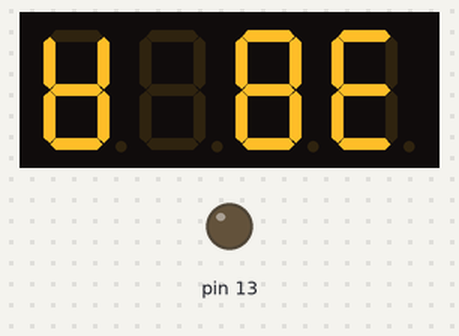
Bench run of a sketch on a simulated Arduino Uno, built with avr-gcc and run on an emulated ATmega328P. On the bench: 4-digit seven-segment display, output pins drawn as LEDs (lit = HIGH). Wiring (inferred from the names in the program): 4-digit 7-segment display, segments lit when LOW: segments A1, pin 3, pin 4, pin 5, A0, pin 7, pin 8; digit selects pin 11, pin 10, pin 9, pin 6. The segment pins are drawn as the display they are named for; pins used as bus, display or sensor lines are not drawn.

Above: at 0.21 s.
At 5.0 s:
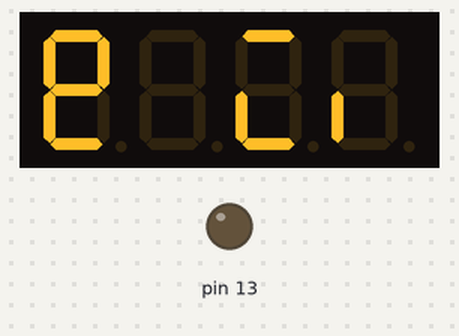
At 10.0 s:
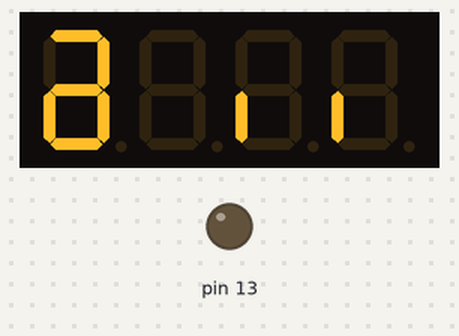
At 20.0 s:
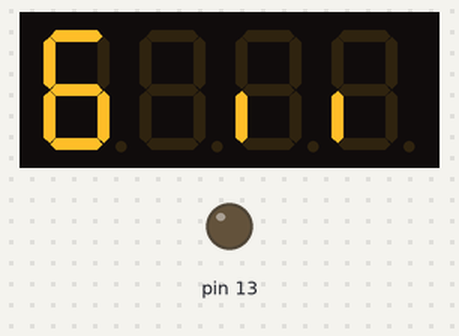
At 29.2 s:
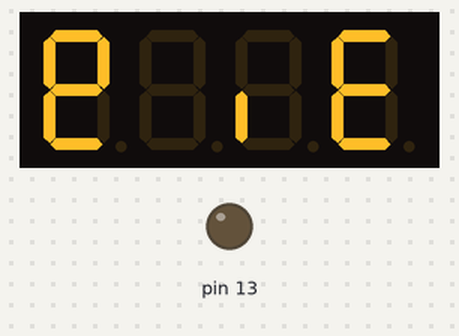
At 39.2 s:
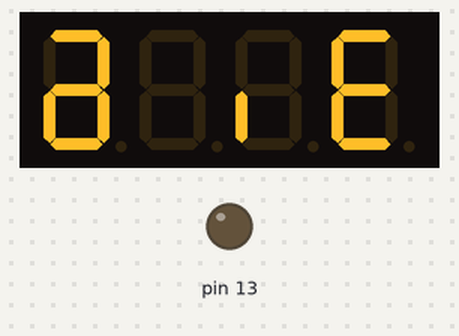

The sketch:

FourDigit.ino
```cpp
/*
05-08-2013
4 digit 7 segment type: LF0565SRWK, Common negative
Details about 4 digit 7 segment:
http://myyp090082.myyp.com.tw/ec99/myyp090082/GoodsDescr.asp?category_id=41&parent_id=0&prod_id=2122
Modified the code a little bit from:
http://www.hobbytronics.co.uk/arduino-4digit-7segment

*/

/*
 6-13-2011
 Spark Fun Electronics 2011
 Nathan Seidle

 This code is public domain but you buy me a beer if you use this and we meet
 someday (Beerware license).

 4 digit 7 segment display:
 http://www.sparkfun.com/products/9483
 Datasheet:
 http://www.sparkfun.com/datasheets/Components/LED/7-Segment/YSD-439AR6B-35.pdf

 This is an example of how to drive a 7 segment LED display from an ATmega
 without the use of current limiting resistors. This technique is very common
 but requires some knowledge of electronics - you do run the risk of dumping
 too much current through the segments and burning out parts of the display.
 If you use the stock code you should be ok, but be careful editing the
 brightness values.

 This code should work with all colors (red, blue, yellow, green) but the
 brightness will vary from one color to the next because the forward voltage
 drop of each color is different. This code was written and calibrated for the
 red color.

 This code will work with most Arduinos but you may want to re-route some of
 the pins.

 7 segments
 4 digits
 1 colon
 =
 12 pins required for full control

 */

int digit1 = 11; //PWM Display pin 1
int digit2 = 10; //PWM Display pin 2
int digit3 = 9; //PWM Display pin 6
int digit4 = 6; //PWM Display pin 8

//Pin mapping from Arduino to the ATmega DIP28 if you need it
//http://www.arduino.cc/en/Hacking/PinMapping
int segA = A1; //Display pin 14
int segB = 3; //Display pin 16
int segC = 4; //Display pin 13
int segD = 5; //Display pin 3
int segE = A0; //Display pin 5
int segF = 7; //Display pin 11
int segG = 8; //Display pin 15

void setup() {
  pinMode(segA, OUTPUT);
  pinMode(segB, OUTPUT);
  pinMode(segC, OUTPUT);
  pinMode(segD, OUTPUT);
  pinMode(segE, OUTPUT);
  pinMode(segF, OUTPUT);
  pinMode(segG, OUTPUT);

  pinMode(digit1, OUTPUT);
  pinMode(digit2, OUTPUT);
  pinMode(digit3, OUTPUT);
  pinMode(digit4, OUTPUT);

  pinMode(13, OUTPUT);
}

void loop() {

  //long startTime = millis();

  displayNumber(millis()/100);
  /*
  digitalWrite(digit1, HIGH);
  digitalWrite(digit2, HIGH);
  digitalWrite(digit3, HIGH);
  digitalWrite(digit4, HIGH);

  digitalWrite(digit4, LOW);

  lightNumber(7);
  */
  //while( (millis() - startTime) < 2000) {
  //displayNumber(1217);
  //}
  //delay(1000);
}

//Given a number, we display 10:22
//After running through the 4 numbers, the display is left turned off

//Display brightness
//Each digit is on for a certain amount of microseconds
//Then it is off until we have reached a total of 20ms for the function call
//Let's assume each digit is on for 1000us
//Each digit is on for 1ms, there are 4 digits, so the display is off for 16ms.
//That's a ratio of 1ms to 16ms or 6.25% on time (PWM).
//Let's define a variable called brightness that varies from:
//5000 blindingly bright (15.7mA current draw per digit)
//2000 shockingly bright (11.4mA current draw per digit)
//1000 pretty bright (5.9mA)
//500 normal (3mA)
//200 dim but readable (1.4mA)
//50 dim but readable (0.56mA)
//5 dim but readable (0.31mA)
//1 dim but readable in dark (0.28mA)

void displayNumber(int toDisplay) {
#define DISPLAY_BRIGHTNESS  500

#define DIGIT_ON  LOW
#define DIGIT_OFF  HIGH

#define NUM_LED_DIGITS 4 // this is the physical number of 7-segment LEDs

#define NUM_DIGITS 2 // this is the number of digits we want to display before resetting
                     // should be a number between 1 and NUM_LED_DIGITS

  long beginTime = millis();

  int digits[5];
  int toDisplayOriginal = toDisplay;

  // identify digits
  for (int digit = NUM_DIGITS ; digit > 0 ; digit--) {
    digits[digit] = toDisplay % 10;
    toDisplay /= 10;
  }

  // don't display initial 0 values by checking digits, starting with the most significant one
  for (int digit = 1 ; digit <= NUM_DIGITS ; digit++) {
    if (digits[digit] == 0) {
      digits[digit] = 10; // an initial 0 should not be displayed, so replace 0 with "don't display" value
    } else {
      break; // we have a non-zero value, so this digit and any further digits should be displayed, so we stop checking
    }
  }

  for (int digit = NUM_DIGITS ; digit > 0 ; digit--) {

    //Turn on a digit for a short amount of time
    switch(digit + (NUM_LED_DIGITS - NUM_DIGITS)) {
    case 1:
      digitalWrite(digit1, DIGIT_ON);
      break;
    case 2:
      digitalWrite(digit2, DIGIT_ON);
      break;
    case 3:
      digitalWrite(digit3, DIGIT_ON);
      break;
    case 4:
      digitalWrite(digit4, DIGIT_ON);
      break;
    }

    //Turn on the right segments for this digit
    lightNumber(digits[digit]);

    delayMicroseconds(DISPLAY_BRIGHTNESS);
    //Display digit for fraction of a second (1us to 5000us, 500 is pretty good)

    //Turn off all segments
    lightNumber(10);

    //Turn off all digits
    digitalWrite(digit1, DIGIT_OFF);
    digitalWrite(digit2, DIGIT_OFF);
    digitalWrite(digit3, DIGIT_OFF);
    digitalWrite(digit4, DIGIT_OFF);
  }

  // add a little animation if one of the LEDs is not used

#define ANIMATION_SLOWNESS 2

  if (NUM_DIGITS < NUM_LED_DIGITS) {
    // use first, unused LED for something else
    digitalWrite(digit1, DIGIT_ON);
    lightSegment(toDisplayOriginal/ANIMATION_SLOWNESS % 14);
    delayMicroseconds(DISPLAY_BRIGHTNESS);
    digitalWrite(digit1, DIGIT_OFF);
  }


  while( (millis() - beginTime) < 10) ;
  //Wait for 20ms to pass before we paint the display again
}

#define SEGMENT_ON  HIGH//LOW
#define SEGMENT_OFF LOW//HIGH

//Given a number, turns on those segments
//If number == 10, then turn off number
void lightNumber(int numberToDisplay) {

  switch (numberToDisplay){

  case 0:
    digitalWrite(segA, SEGMENT_ON);
    digitalWrite(segB, SEGMENT_ON);
    digitalWrite(segC, SEGMENT_ON);
    digitalWrite(segD, SEGMENT_ON);
    digitalWrite(segE, SEGMENT_ON);
    digitalWrite(segF, SEGMENT_ON);
    digitalWrite(segG, SEGMENT_OFF);
    break;

  case 1:
    digitalWrite(segA, SEGMENT_OFF);
    digitalWrite(segB, SEGMENT_ON);
    digitalWrite(segC, SEGMENT_ON);
    digitalWrite(segD, SEGMENT_OFF);
    digitalWrite(segE, SEGMENT_OFF);
    digitalWrite(segF, SEGMENT_OFF);
    digitalWrite(segG, SEGMENT_OFF);
    break;

  case 2:
    digitalWrite(segA, SEGMENT_ON);
    digitalWrite(segB, SEGMENT_ON);
    digitalWrite(segC, SEGMENT_OFF);
    digitalWrite(segD, SEGMENT_ON);
    digitalWrite(segE, SEGMENT_ON);
    digitalWrite(segF, SEGMENT_OFF);
    digitalWrite(segG, SEGMENT_ON);
    break;

  case 3:
    digitalWrite(segA, SEGMENT_ON);
    digitalWrite(segB, SEGMENT_ON);
    digitalWrite(segC, SEGMENT_ON);
    digitalWrite(segD, SEGMENT_ON);
    digitalWrite(segE, SEGMENT_OFF);
    digitalWrite(segF, SEGMENT_OFF);
    digitalWrite(segG, SEGMENT_ON);
    break;

  case 4:
    digitalWrite(segA, SEGMENT_OFF);
    digitalWrite(segB, SEGMENT_ON);
    digitalWrite(segC, SEGMENT_ON);
    digitalWrite(segD, SEGMENT_OFF);
    digitalWrite(segE, SEGMENT_OFF);
    digitalWrite(segF, SEGMENT_ON);
    digitalWrite(segG, SEGMENT_ON);
    break;

  case 5:
    digitalWrite(segA, SEGMENT_ON);
    digitalWrite(segB, SEGMENT_OFF);
    digitalWrite(segC, SEGMENT_ON);
    digitalWrite(segD, SEGMENT_ON);
    digitalWrite(segE, SEGMENT_OFF);
    digitalWrite(segF, SEGMENT_ON);
    digitalWrite(segG, SEGMENT_ON);
    break;

  case 6:
    digitalWrite(segA, SEGMENT_ON);
    digitalWrite(segB, SEGMENT_OFF);
    digitalWrite(segC, SEGMENT_ON);
    digitalWrite(segD, SEGMENT_ON);
    digitalWrite(segE, SEGMENT_ON);
    digitalWrite(segF, SEGMENT_ON);
    digitalWrite(segG, SEGMENT_ON);
    break;

  case 7:
    digitalWrite(segA, SEGMENT_ON);
    digitalWrite(segB, SEGMENT_ON);
    digitalWrite(segC, SEGMENT_ON);
    digitalWrite(segD, SEGMENT_OFF);
    digitalWrite(segE, SEGMENT_OFF);
    digitalWrite(segF, SEGMENT_OFF);
    digitalWrite(segG, SEGMENT_OFF);
    break;

  case 8:
    digitalWrite(segA, SEGMENT_ON);
    digitalWrite(segB, SEGMENT_ON);
    digitalWrite(segC, SEGMENT_ON);
    digitalWrite(segD, SEGMENT_ON);
    digitalWrite(segE, SEGMENT_ON);
    digitalWrite(segF, SEGMENT_ON);
    digitalWrite(segG, SEGMENT_ON);
    break;

  case 9:
    digitalWrite(segA, SEGMENT_ON);
    digitalWrite(segB, SEGMENT_ON);
    digitalWrite(segC, SEGMENT_ON);
    digitalWrite(segD, SEGMENT_ON);
    digitalWrite(segE, SEGMENT_OFF);
    digitalWrite(segF, SEGMENT_ON);
    digitalWrite(segG, SEGMENT_ON);
    break;

  case 10:
    digitalWrite(segA, SEGMENT_OFF);
    digitalWrite(segB, SEGMENT_OFF);
    digitalWrite(segC, SEGMENT_OFF);
    digitalWrite(segD, SEGMENT_OFF);
    digitalWrite(segE, SEGMENT_OFF);
    digitalWrite(segF, SEGMENT_OFF);
    digitalWrite(segG, SEGMENT_OFF);
    break;
  }
}

//Given a number, turns on those segments
//If number == 10, then turn off number
void lightSegment(int segmentToDisplay) {

  switch (segmentToDisplay){

  case 0:
    digitalWrite(segA, SEGMENT_ON);
    break;

  case 1:
    digitalWrite(segB, SEGMENT_ON);
    break;

  case 2:
    digitalWrite(segG, SEGMENT_ON);
    break;

  case 3:
    digitalWrite(segE, SEGMENT_ON);
    break;

  case 4:
    digitalWrite(segD, SEGMENT_ON);
    break;

  case 5:
    digitalWrite(segC, SEGMENT_ON);
    break;

  case 6:
    digitalWrite(segG, SEGMENT_ON);
    break;

  case 7:
    digitalWrite(segF, SEGMENT_ON);
    break;

  case 8:
    digitalWrite(segA, SEGMENT_ON);
    break;

  case 9:
    digitalWrite(segB, SEGMENT_ON);
    break;

  case 10:
    digitalWrite(segC, SEGMENT_ON);
    break;

  case 11:
    digitalWrite(segD, SEGMENT_ON);
    break;

  case 12:
    digitalWrite(segE, SEGMENT_ON);
    break;

  case 13:
    digitalWrite(segF, SEGMENT_ON);
    break;

  }
}
```
